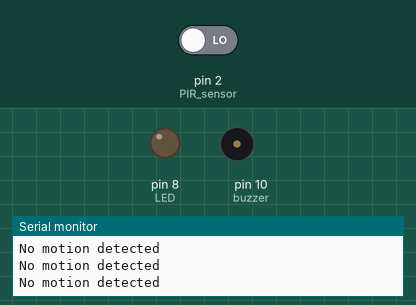
Recording of a sketch running on a simulated Arduino Uno, built with avr-gcc and run on an emulated ATmega328P. Shown: output pins drawn as LEDs (lit = HIGH), buzzer (waves = sounding), the last lines printed to the serial monitor. The test bench sets the inputs (shaded band); at power-on: pin 2 (PIR_sensor) LOW.

Above: at 1.8 s.
1.9 s: pin 2 (PIR_sensor) driven HIGH
At 3.0 s:
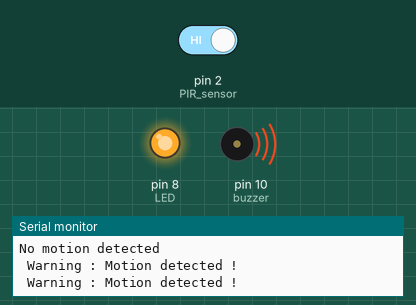
3.5 s: pin 2 (PIR_sensor) driven LOW
At 4.2 s:
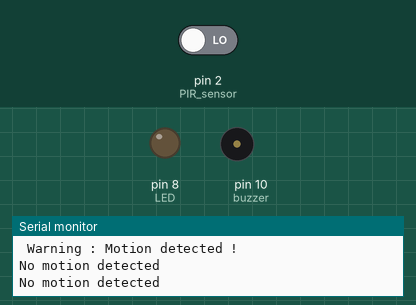
Timing chart, 0 to 6.5 s (numbered marks = the images above; inputs shaded):
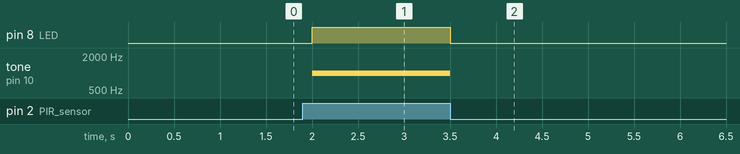

Measured:
- after the input at 1.9 s, pin 8 (LED): LOW → HIGH after 0.10 s; tone on pin 10 (buzzer): silent → 1000 Hz after 0.10 s
- after the input at 3.5 s, pin 8 (LED): HIGH → LOW at once; tone on pin 10 (buzzer): 1000 Hz → silent at once

The sketch:

PIR_motion_sensor.ino
```cpp
const int PIR_sensor = 2;
const int LED = 8;
const int buzzer = 10;
void setup() {
  Serial.begin(9600);// setup Serial Monitor to display information
  pinMode(PIR_sensor, INPUT);// Input from sensor
  pinMode(LED, OUTPUT);// OUTPUT to alarm or LED
  pinMode(buzzer, OUTPUT); // OUTPUT to the buzzer
}

void loop() {
  int motion =digitalRead(PIR_sensor);
  if(motion){
    Serial.println(" Warning : Motion detected !"); // Displays msg on serial monitor
    digitalWrite(LED,HIGH); // Switches on LED
    tone(buzzer, 1000); // Triggers buzzer to 1000 Hz frequency
  }
  else{
     Serial.println("No motion detected"); // Displays msg on serial monitor
     digitalWrite(LED,LOW); // Switches off the LED
     noTone(buzzer); // Switches off the buzzer
  }
  delay(500);

}
```
